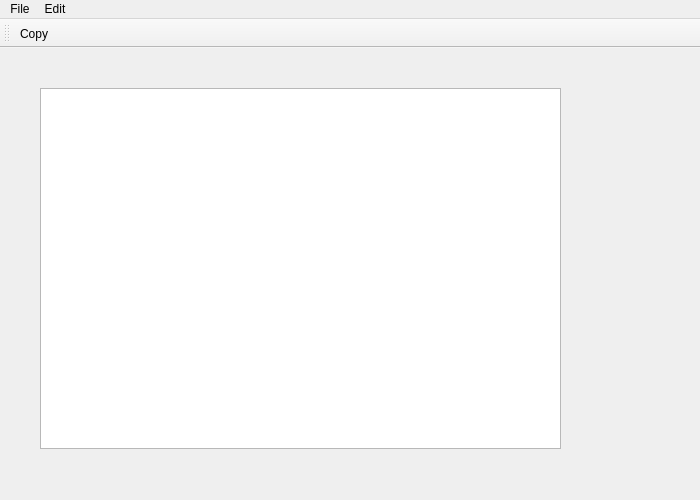
<?xml version="1.0" encoding="UTF-8"?>
<ui version="4.0">
 <class>MainWindow</class>
 <widget class="QMainWindow" name="MainWindow">
  <property name="geometry">
   <rect>
    <x>0</x>
    <y>0</y>
    <width>700</width>
    <height>500</height>
   </rect>
  </property>
  <property name="sizePolicy">
   <sizepolicy hsizetype="Fixed" vsizetype="Fixed">
    <horstretch>0</horstretch>
    <verstretch>0</verstretch>
   </sizepolicy>
  </property>
  <property name="windowTitle">
   <string>MainWindow</string>
  </property>
  <widget class="QWidget" name="centralwidget">
   <widget class="QWidget" name="verticalLayoutWidget">
    <property name="geometry">
     <rect>
      <x>40</x>
      <y>40</y>
      <width>521</width>
      <height>361</height>
     </rect>
    </property>
    <layout class="QVBoxLayout" name="verticalLayout">
     <item>
      <widget class="QTextEdit" name="mainText">
       <property name="font">
        <font>
         <italic>false</italic>
        </font>
       </property>
       <property name="cursor" stdset="0">
        <cursorShape>ArrowCursor</cursorShape>
       </property>
      </widget>
     </item>
    </layout>
   </widget>
  </widget>
  <widget class="QMenuBar" name="menubar">
   <property name="geometry">
    <rect>
     <x>0</x>
     <y>0</y>
     <width>700</width>
     <height>37</height>
    </rect>
   </property>
   <widget class="QMenu" name="menuFile">
    <property name="title">
     <string>File</string>
    </property>
    <addaction name="actionNew"/>
    <addaction name="actionOpen"/>
    <addaction name="actionSave_as"/>
    <addaction name="actionPrint"/>
    <addaction name="actionExit_2"/>
   </widget>
   <widget class="QMenu" name="menuEdit">
    <property name="title">
     <string>Edit</string>
    </property>
    <addaction name="actionCopy"/>
    <addaction name="actionPaste"/>
    <addaction name="actionCut"/>
    <addaction name="actionUndo"/>
    <addaction name="actionRedo"/>
   </widget>
   <addaction name="menuFile"/>
   <addaction name="menuEdit"/>
  </widget>
  <widget class="QToolBar" name="toolBar">
   <property name="windowTitle">
    <string>toolBar</string>
   </property>
   <attribute name="toolBarArea">
    <enum>TopToolBarArea</enum>
   </attribute>
   <attribute name="toolBarBreak">
    <bool>false</bool>
   </attribute>
   <addaction name="actionCopy"/>
  </widget>
  <action name="actionNew">
   <property name="text">
    <string>New</string>
   </property>
  </action>
  <action name="actionOpen">
   <property name="text">
    <string>Open</string>
   </property>
  </action>
  <action name="actionSave_as">
   <property name="text">
    <string>Save as</string>
   </property>
  </action>
  <action name="actionPrint">
   <property name="text">
    <string>Print</string>
   </property>
  </action>
  <action name="actionCopy">
   <property name="icon">
    <iconset resource="resource.qrc">
     <normaloff>:/imgs/copy.png</normaloff>
     <normalon>:/Downloads/copy.png</normalon>:/imgs/copy.png</iconset>
   </property>
   <property name="text">
    <string>Copy</string>
   </property>
  </action>
  <action name="actionPaste">
   <property name="icon">
    <iconset resource="resource.qrc">
     <normaloff>:/imgs/paste.jpg</normaloff>:/imgs/paste.jpg</iconset>
   </property>
   <property name="text">
    <string>Paste</string>
   </property>
  </action>
  <action name="actionCut">
   <property name="icon">
    <iconset resource="Resources.qrc">
     <normaloff>:/Downloads/cut.png</normaloff>
     <normalon>:/imgs/cut.png</normalon>:/Downloads/cut.png</iconset>
   </property>
   <property name="text">
    <string>Cut</string>
   </property>
  </action>
  <action name="actionUndo">
   <property name="icon">
    <iconset resource="resource.qrc">
     <normaloff>:/imgs/undo.png</normaloff>:/imgs/undo.png</iconset>
   </property>
   <property name="text">
    <string>Undo</string>
   </property>
  </action>
  <action name="actionRedo">
   <property name="icon">
    <iconset resource="resource.qrc">
     <normaloff>:/imgs/redo.png</normaloff>:/imgs/redo.png</iconset>
   </property>
   <property name="text">
    <string>Redo</string>
   </property>
  </action>
  <action name="actionExit_2">
   <property name="text">
    <string>Exit</string>
   </property>
  </action>
 </widget>
 <resources>
  <include location="Resources.qrc"/>
  <include location="resource.qrc"/>
 </resources>
 <connections/>
</ui>
